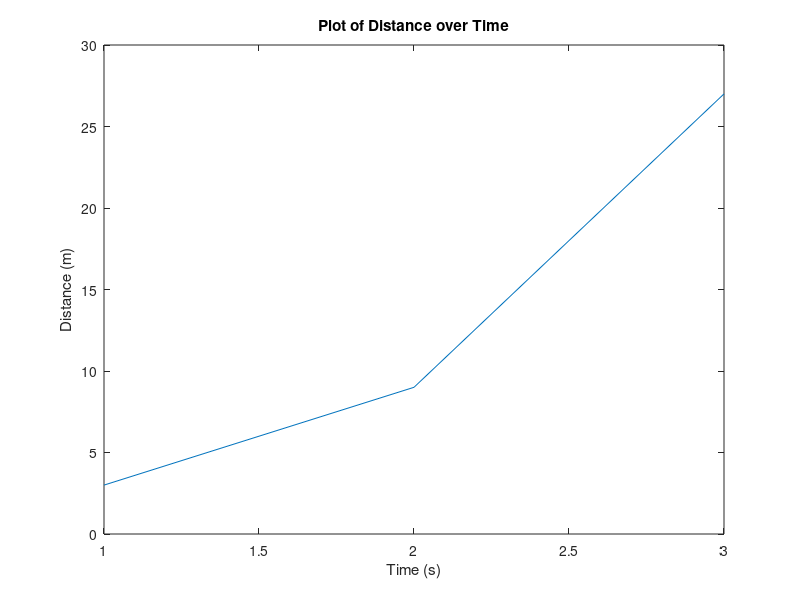
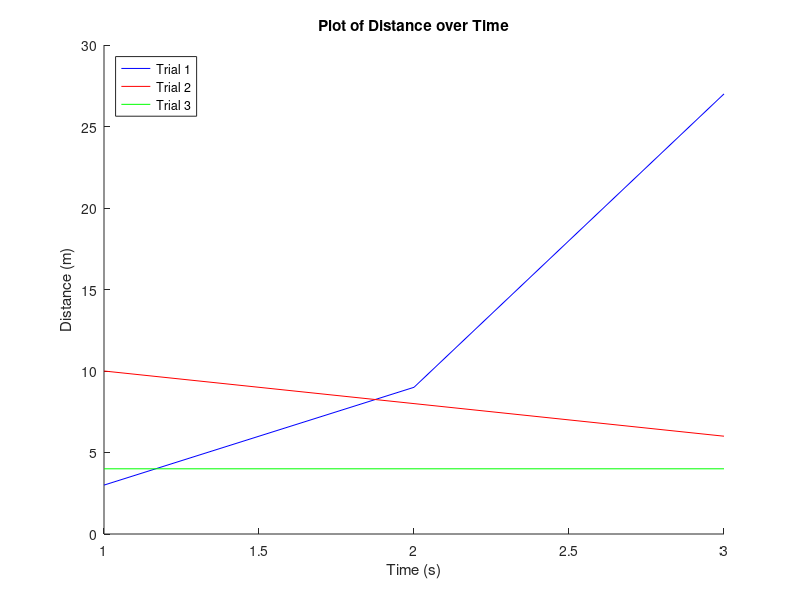

Source code (MATLAB) for these figures, in order:
X = [3 9 27]; % my dependent vector of interest
t = [1 2 3]; % my independent vector

 figure % create new figure
plot(t, X)

title("Plot of Distance over Time") % title
ylabel("Distance (m)") % label for y axis
xlabel("Time (s)") % label for x axis


clear all
X = [3 9 27]; % dependent vectors of interest
Y = [10 8 6];
Z = [4 4 4];
t = [1 2 3]; % independent vector
figure
hold on % allow all vectors to be plotted in same
% figure
plot(t, X, "blue", t, Y, "red", t, Z, "green")
title("Plot of Distance over Time") % title
ylabel("Distance (m)") % label for y axis
xlabel("Time (s)") % label for x axis
legend("Trial 1", "Trial 2", "Trial 3")
legend("Location","NorthWest") % move legend to upper left